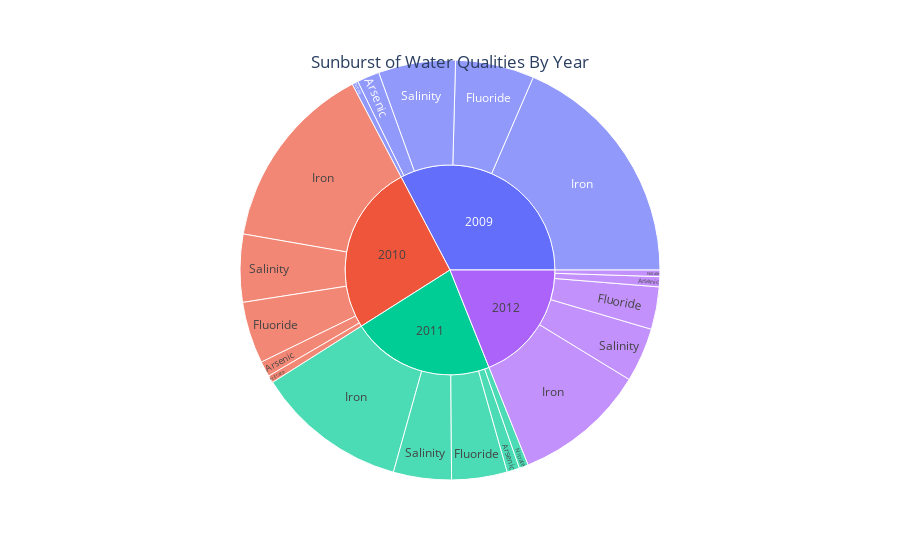

Notebook source saved alongside this figure:
### Markdown cell above
Attempt using Plotly to create a Sunburst chart

### Code cell
fig = px.sunburst(q_by_year, path=["Year","Quality Parameter"], values="Count")
fig.update_layout(
    title={
        'text': "Sunburst of Water Qualities By Year",
        'y':0.9,
        'x':0.5,
        'xanchor': 'center',
        'yanchor': 'top'})
fig.show()

### Figure 1 — Plotly figure (JSON) as saved in the notebook; plotly's stock layout.template omitted (floating-point values rounded to 4 significant figures)
{"data": [{"branchvalues": "total", "domain": {"x": [0, 1], "y": [0, 1]}, "hovertemplate": "labels=%{label}<br>Count=%{value}<br>parent=%{parent}<br>id=%{id}<extra></extra>", "ids": ["2009/Arsenic", "2010/Arsenic", "2011/Arsenic", "2012/Arsenic", "2009/Fluoride", "2010/Fluoride", "2011/Fluoride", "2012/Fluoride", "2009/Iron", "2010/Iron", "2011/Iron", "2012/Iron", "2009/Nitrate", "2010/Nitrate", "2011/Nitrate", "2012/Nitrate", "2009/Salinity", "2010/Salinity", "2011/Salinity", "2012/Salinity", "2009", "2010", "2011", "2012"], "labels": ["Arsenic", "Arsenic", "Arsenic", "Arsenic", "Fluoride", "Fluoride", "Fluoride", "Fluoride", "Iron", "Iron", "Iron", "Iron", "Nitrate", "Nitrate", "Nitrate", "Nitrate", "Salinity", "Salinity", "Salinity", "Salinity", "2009", "2010", "2011", "2012"], "name": "", "parents": ["2009", "2010", "2011", "2012", "2009", "2010", "2011", "2012", "2009", "2010", "2011", "2012", "2009", "2010", "2011", "2012", "2009", "2010", "2011", "2012", "", "", "", ""], "type": "sunburst", "values": [9504, 6548, 5339, 4314, 33362, 26178, 23512, 17986, 101839, 79990, 64191, 56142, 2571, 3133, 3867, 2758, 32689, 28706, 24570, 22958, 179965, 144555, 121479, 104158]}], "layout": {"legend": {"tracegroupgap": 0}, "margin": {"t": 60}, "title": {"text": "Sunburst of Water Qualities By Year", "x": 0.5, "xanchor": "center", "y": 0.9, "yanchor": "top"}}}
